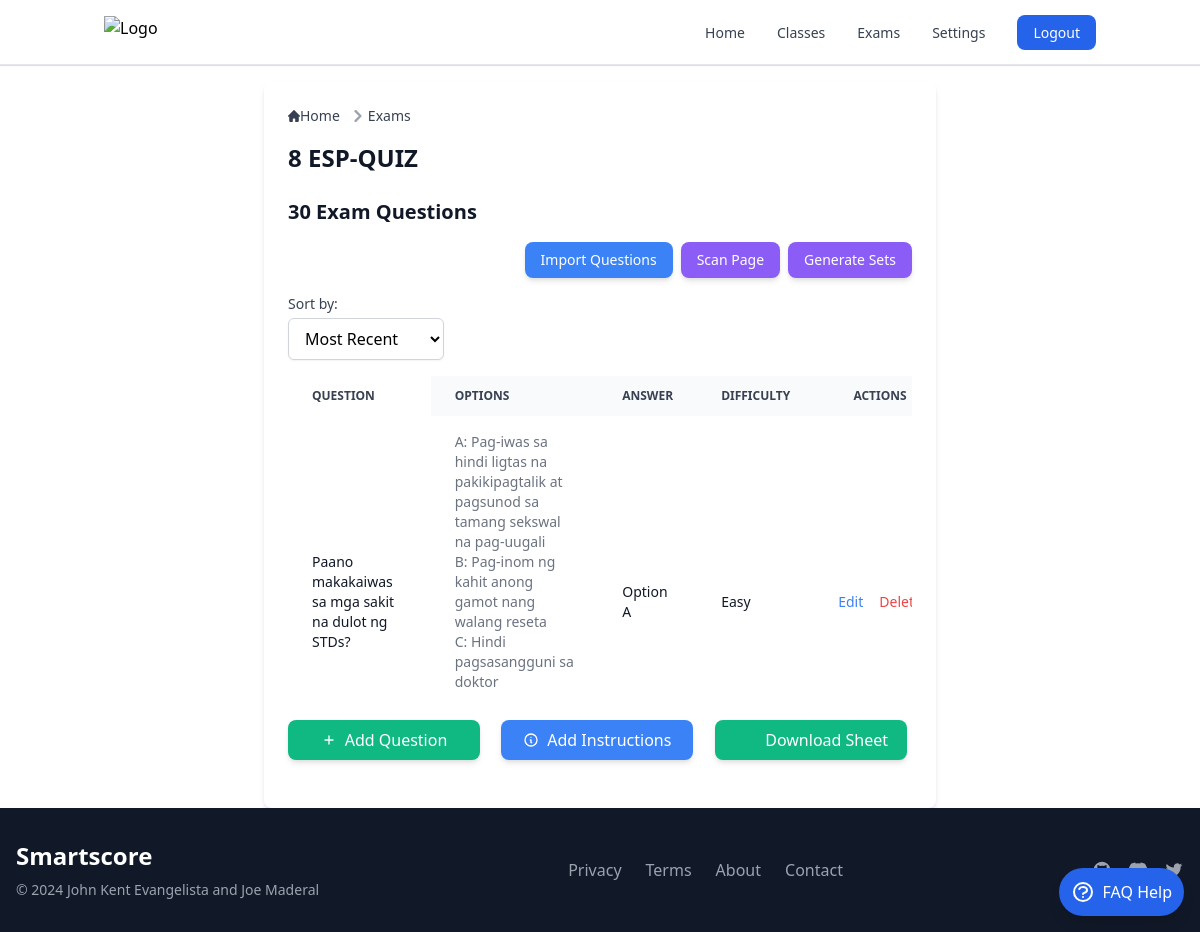
Page /exams/30/ (signed in) on the committed database.
### smartscoreapp/models.py (models this page shows, shortened)
class Exam(models.Model):
    exam_id = models.CharField(max_length=3, unique=True, editable=False)
    name = models.CharField(max_length=50)
    class_assigned = models.ForeignKey(Class, related_name='exams', on_delete=models.SET_NULL, null=True)  # Set to NULL on class deletion
    questions = models.ManyToManyField(Question, related_name='exams')
    set_id = models.CharField(max_length=6, unique=True, blank=True)
    instructions = models.TextField(blank=True, null=True)
    time_limit = models.IntegerField(null=True, blank=True)

class Question(models.Model):
    ANSWER_CHOICES = [
        ('A', 'Option A'),
        ('B', 'Option B'),
        ('C', 'Option C'),
        ('D', 'Option D'),
        ('E', 'Option E'),
    ]
    DIFFICULTY_CHOICES = [
        ('Easy', 'Easy'),
        ('Medium', 'Medium'),
        ('Hard', 'Hard'),
    ]
    question_text = models.CharField(max_length=255)
    option_a = models.CharField(max_length=255)
    option_b = models.CharField(max_length=255)
    option_c = models.CharField(max_length=255, blank=True, null=True)  # Optional
    option_d = models.CharField(max_length=255, blank=True, null=True)  # Optional
    option_e = models.CharField(max_length=255, blank=True, null=True)  # Optional
    answer = models.CharField(max_length=1, choices=ANSWER_CHOICES, default='A')  # Default answer A
    difficulty = models.CharField(max_length=6, choices=DIFFICULTY_CHOICES)  # Difficulty level
    class Meta:
        ordering = ['difficulty']

### smartscoreapp/views.py (the view, shortened to what this page needs)
# urls.py: path('exams/<int:exam_id>/', exam_detail_view, name='exam_detail'),
@login_required
def exam_detail_view(request, exam_id):
    exam = get_object_or_404(Exam, id=exam_id)
    available_exams = Exam.objects.exclude(id=exam_id)  # Other exams to copy questions from
    current_class = exam.class_assigned
    sort_by = request.GET.get('sort_by', 'most_recent')
    questions = exam.questions.all()  # Questions already added to the current exam
    if sort_by == 'difficulty':
        questions = sorted(questions, key=lambda q: ('Easy', 'Medium', 'Hard').index(q.difficulty))
    elif sort_by == 'most_recent':
        questions = questions.order_by('-id')  # Assuming that ID corresponds to the creation time
    return render(request, 'exam_detail.html', {
        'exam': exam,
        'current_class': current_class,
        'questions': questions,
        'available_exams': available_exams,
        'sort_by': sort_by  # Pass the sort option to the template
    })

### templates/exams/exam_detail.html (shortened to what this page needs)
{% extends "base.html" %}
{% block content %}
<div class="max-w-2xl mx-auto p-6 bg-white shadow-md rounded-lg">
  <nav class="flex mb-4" aria-label="Breadcrumb">
    <ol class="inline-flex items-center space-x-1 md:space-x-2 rtl:space-x-reverse">
      <li class="inline-flex items-center">
        <a href="{% url 'index' %}" class="inline-flex items-center text-sm font-medium text-gray-700 hover:text-blue-600 dark:text-gray-400 dark:hover:text-white">
          Home
        </a>
      </li>
      <li class="flex items-center">
        <svg class="rtl:rotate-180 w-3 h-3 text-gray-400 mx-1" aria-hidden="true" xmlns="http://www.w3.org/2000/svg" fill="none" viewBox="0 0 6 10">
          <path stroke="currentColor" stroke-linecap="round" stroke-linejoin="round" stroke-width="2" d="m1 9 4-4-4-4"/>
        </svg>
        <a href="{% url 'exams' %}" class="text-sm font-medium text-gray-700 hover:text-blue-600 dark:text-gray-400 dark:hover:text-white">Exams</a>
      </li>
    </ol>
  </nav>
  <div class="mb-6 flex items-center cursor-pointer">
    <h1 class="text-2xl font-semibold text-gray-900 dark:text-white">{{ exam.name }}</h1>
  </div>
  <h2 class="text-xl font-semibold text-gray-900 dark:text-white mb-4">
    {{ exam.questions.count }} Exam Questions
  </h2>
<div class="mb-4 flex flex-wrap justify-end space-x-2">
  <a href="{% url 'select_questions' exam.id %}" class="text-sm text-white bg-blue-500 hover:bg-blue-600 px-4 py-2 rounded-lg shadow-md transition duration-200 transform hover:scale-105 focus:outline-none focus:ring-2 focus:ring-blue-300 focus:ring-opacity-50">Import Questions</a>
  <a href="{% url 'scan_page' current_class.id exam.id %}" class="text-sm text-white bg-purple-500 hover:bg-purple-600 px-4 py-2 rounded-lg shadow-md transition duration-200 transform hover:scale-105 focus:outline-none focus:ring-2 focus:ring-purple-300 focus:ring-opacity-50">Scan Page</a>
  <a href="{% url 'generate_sets' current_class.id exam.id %}" class="text-sm text-white bg-purple-500 hover:bg-purple-600 px-4 py-2 rounded-lg shadow-md transition duration-200 transform hover:scale-105 focus:outline-none focus:ring-2 focus:ring-purple-300 focus:ring-opacity-50">Generate Sets</a>
</div>
<div class="mb-4">
  <label for="sort-by" class="block text-sm font-medium text-gray-700 dark:text-gray-300">Sort by:</label>
  <select id="sort-by" name="sort_by" class="mt-1 block w-1/4 px-3 py-2 border border-gray-300 bg-white dark:bg-gray-700 dark:border-gray-600 rounded-md shadow-sm focus:outline-none focus:ring-blue-500 focus:border-blue-500 dark:text-gray-300"
    onchange="location = this.value;">
    <option value="?sort_by=most_recent" {% if sort_by == 'most_recent' %}selected{% endif %}>Most Recent</option>
  </select>
</div>
<div class="relative overflow-x-auto max-h-80 mb-6">
  <table class="min-w-full text-sm text-left text-gray-500 dark:text-gray-400">
    <thead class="text-xs text-gray-700 uppercase bg-gray-50 dark:bg-gray-700 dark:text-gray-400">
      <tr>
        <th scope="col" class="px-6 py-3 sticky left-0 bg-white dark:bg-gray-800 z-10">
          Question
        </th>
        <th scope="col" class="px-6 py-3">Options</th>
        <th scope="col" class="px-6 py-3">Answer</th>
        <th scope="col" class="px-6 py-3">Difficulty</th>
        <th scope="col" class="px-6 py-3 text-center">Actions</th>
      </tr>
    </thead>
    <tbody>
      {% for question in questions %}
        <tr class="bg-white border-b dark:bg-gray-800 dark:border-gray-700">
          <td class="px-6 py-4 font-medium text-gray-900 dark:text-white sticky left-0 bg-white dark:bg-gray-800">
            {{ question.question_text }}
          </td>
          <td class="px-6 py-4">
            <ul>
              {% if question.option_a %}
                <li>A: {{ question.option_a }}</li>
              {% endif %}
              {% if question.option_b %}
                <li>B: {{ question.option_b }}</li>
              {% endif %}
              {% if question.option_c %}
                <li>C: {{ question.option_c }}</li>
              {% endif %}
              {% if question.option_d %}
                <li>D: {{ question.option_d }}</li>
              {% endif %}
            </ul>
          </td>
          <td class="px-6 py-4 text-gray-900 dark:text-white">{{ question.get_answer_display }}</td>
          <td class="px-6 py-4 text-gray-900 dark:text-white">{{ question.difficulty }}</td>
          <td class="px-6 py-4">
            <div class="flex justify-center gap-4">
              <button class="text-blue-500 hover:text-blue-600 dark:text-blue-400 dark:hover:text-blue"
    onclick="openEditQuestionModal(
        '{{ question.id }}',
        '{{ question.question_text|escapejs }}',
        '{{ question.option_a|escapejs }}',
        '{{ question.option_b|escapejs }}',
        '{{ question.option_c|escapejs }}',
        '{{ question.option_d|escapejs }}',
        '{{ question.option_e|escapejs }}',
        '{{ question.difficulty }}',
        '{{ question.answer }}'
    )">
    Edit
</button>
            <button class="text-red-500 hover:text-red-600 dark:text-red-400 dark:hover:text-red-500"
              onclick="openDeleteQuestionModal('{{ question.id }}', '{{ question.question_text }}')">Delete</button>
            </td>
        </tr>
      {% empty %}
        <tr class="bg-white border-b dark:bg-gray-800 dark:border-gray-700">
          <td colspan="5" class="px-6 py-4 text-center text-gray-500 dark:text-gray-400">No questions added yet.</td>
        </tr>
      {% endfor %}
    </tbody>
  </table>
</div>
<div class="grid grid-cols-1 sm:grid-cols-2 md:grid-cols-3 gap-4 mb-6 mt-4 max-w-4xl mx-auto">
  <button
    class="w-full md:w-48 bg-green-500 hover:bg-green-600 text-white font-medium py-2 px-4 rounded-lg shadow-md transition duration-200 transform hover:scale-105 inline-flex items-center justify-center space-x-2"
    onclick="openAddQuestionModal()">
    <svg class="w-4 h-4" fill="none" stroke="currentColor" viewBox="0 0 24 24" xmlns="http://www.w3.org/2000/svg">
      <path stroke-linecap="round" stroke-linejoin="round" stroke-width="2" d="M12 6v6m0 0v6m0-6h6m-6 0H6"></path>
    </svg>
    <span>Add Question</span>
  </button>
  <button
    type="button"
    onclick="openInstructionsModal()"
    class="w-full md:w-48 bg-blue-500 hover:bg-blue-600 text-white font-medium py-2 px-4 rounded-lg shadow-md transition duration-200 transform hover:scale-105 inline-flex items-center justify-center space-x-2">
    <svg class="w-4 h-4" fill="none" stroke="currentColor" viewBox="0 0 24 24" xmlns="http://www.w3.org/2000/svg">
      <path stroke-linecap="round" stroke-linejoin="round" stroke-width="2" d="M13 16h-1v-4h-1m1-4h.01M21 12a9 9 0 11-18 0 9 9 0 0118 0z"></path>
    </svg>
    <span>Add Instructions</span>
  </button>
  <a href="{% url 'download_answer_sheet' exam.id %}"
    class="w-full md:w-48 bg-green-500 hover:bg-green-600 text-white font-medium py-2 px-4 rounded-lg shadow-md transition duration-200 transform hover:scale-105 inline-flex items-center justify-center space-x-2">
    <svg class="w-4 h-4" fill="none" stroke="currentColor" viewBox="0 0 24 24" xmlns="http://www.w3.org/2000/svg"></svg>
    <span>Download Sheet</span>
  </a>
</div>
</div>
</div>
{% endblock %}

### rows in the picture
Exam: name "8 ESP-QUIZ", questions.count "30"
Question: question_text "Paano makakaiwas sa mga sakit na dulot ng STDs?", option_a "Pag-iwas sa hindi ligtas na pakikipagtalik at pagsunod sa tamang sekswal na pag-uugali", option_b "Pag-inom ng kahit anong gamot nang walang reseta", option_c "Hindi pagsasangguni sa doktor", answer "Option A", difficulty "Easy"
